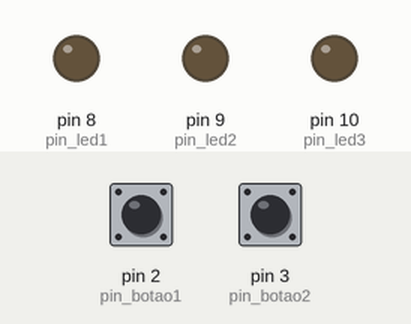
This sketch was run on a simulated Arduino Uno, built with avr-gcc and run on an emulated ATmega328P. Parts: output pins drawn as LEDs (lit = HIGH). Inputs (shaded band) come from the test bench; at power-on: pin 2 (pin_botao1) LOW, pin 3 (pin_botao2) LOW.

Above: at 1.2 s.
1.3 s: pin 2 (pin_botao1) pulled HIGH for 0.15 s
At 1.37 s:
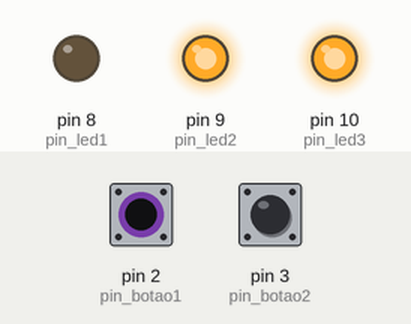
2.9 s: pin 2 (pin_botao1) pulled HIGH for 3.2 s
At 7.2 s:
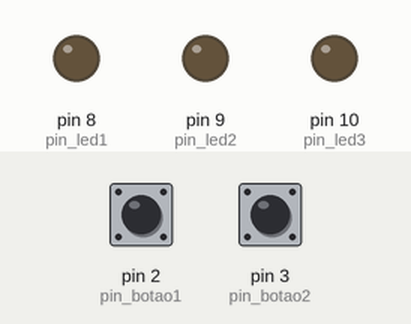
7.6 s: pin 3 (pin_botao2) pulled HIGH for 3.2 s
At 8.3 s:
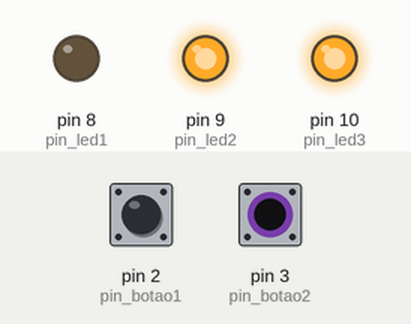
12.3 s: pin 2 (pin_botao1) driven HIGH and pin 3 (pin_botao2) driven HIGH
At 13.1 s:
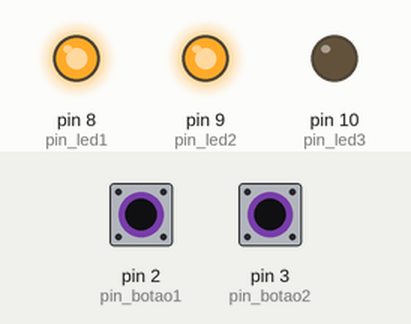
Timing chart, 0 to 14.8 s (numbered marks = the images above; inputs shaded):
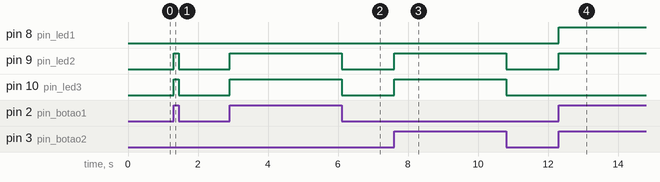

Measured:
- after the input at 1.3 s, pin 9 (pin_led2), pin 10 (pin_led3): LOW → HIGH at once, → LOW 0.15 s later
- after the input at 2.9 s, pin 9 (pin_led2), pin 10 (pin_led3): LOW → HIGH at once, → LOW 3.2 s later
- after the input at 7.6 s, pin 9 (pin_led2), pin 10 (pin_led3): LOW → HIGH at once, → LOW 3.2 s later
- after the input at 12.3 s, pin 8 (pin_led1), pin 9 (pin_led2): LOW → HIGH at once

The sketch:

2botoes.ino
```cpp
#define pin_led1 8   //definindo pino 8 como led1
#define pin_led2 9   //definindo pino 9 como led2
#define pin_led3 10  //definindo pino 10 como led3
#define pin_botao1 2
#define pin_botao2 3


void setup() {
  pinMode(pin_led1, OUTPUT);  //definindo led1 saida
  pinMode(pin_led2, OUTPUT);  //definindo led2 saida
  pinMode(pin_led3, OUTPUT);  //definindo led3 saida
  pinMode(pin_botao1, INPUT);
  pinMode(pin_botao2, INPUT);
}

void loop() {
  bool estado1 = digitalRead(pin_botao1);
  bool estado2 = digitalRead(pin_botao2);
  if ((estado1 == 1) && (estado2 == 1)) {  //O && é utilizado como "E" ou "and"
    digitalWrite(pin_led1, HIGH);
  } else {
    digitalWrite(pin_led1, LOW);
  }

  if ((estado1 == 1) || (estado2 == 1)) {  // O || é utilizado como Ou
    digitalWrite(pin_led2, HIGH);
  } else {
    digitalWrite(pin_led2, LOW);
  }

  if ((estado1 == 1) ^  (estado2 == 1)) {  //o ^ é utilizado como XOR
    digitalWrite(pin_led3, HIGH);
  } else {
    digitalWrite(pin_led3, LOW);
  }
}
```
